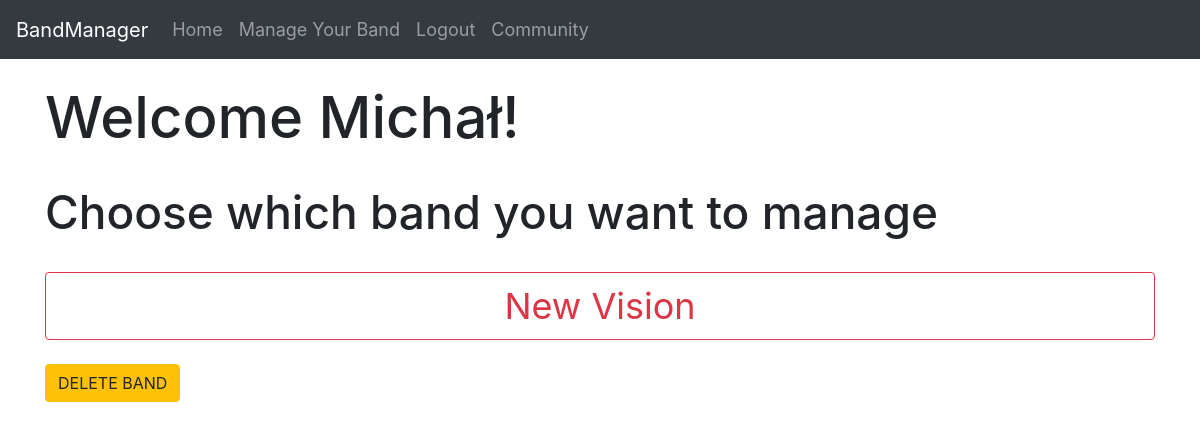
The page /manage-your-band (signed in) on the database its author committed.
### website/models.py (models this page shows)
class User(db.Model, UserMixin):
    id = db.Column(db.Integer, primary_key=True, unique=True)
    first_name = db.Column(db.String(150))
    surname = db.Column(db.String(150))
    email = db.Column(db.String(150), unique=True)
    password = db.Column(db.String(150))
    telephone_number = db.Column(db.Integer)
    instrument = db.Column(db.String(150))
    band_id = db.Column(db.Integer)
    wallet = db.Column(db.Integer, default=0)
    band = db.relationship('Band')

class Band(db.Model):
    id = db.Column(db.Integer, primary_key=True, unique=True)
    name = db.Column(db.String(150))
    city = db.Column(db.String(150))
    music_type = db.Column(db.String(150))
    password = db.Column(db.String(150))
    user_id_admin = db.Column(db.Integer, db.ForeignKey('user.id'))
    date_created = db.Column(db.DateTime(timezone=True), default=func.now())
    budget = db.Column(db.Integer, default=0)

### website/views.py (the view)
@views.route('/manage-your-band', methods=['GET'])
@login_required
def manage_your_band():
    bands = Band.query.filter_by(id=current_user.band_id).all()
    bands_admin = Band.query.filter_by(user_id_admin=current_user.id).all()
    if bands == [] and bands_admin == []:
        return render_template('manage_your_band.html', user=current_user, bands=[])
    elif bands == []:
        return render_template('manage_your_band.html', user=current_user, bands=bands_admin)
    else:
        return render_template('manage_your_band.html', user=current_user, bands=bands)

### website/templates/manage_your_band.html (shortened to what this page needs)
{% extends "base.html" %}
{% block content %}
<br/>
<h1 style="font-size: 58px;">Welcome {{ user.first_name }}!</h1>
<br/>
<h1 style="font-size: 46px;"">Choose which band you want to manage</h1>
<br/>
{% if bands == [] %}
    <h2>You don't have any bands.</h2>
{% else %}
{% for band in bands %}
<form method="POST" action="/manage-your-band/{{ band.id }}">
    <div class="buttons" style="text-align: center;">
            <button type="submit" class="btn btn-outline-danger btn-block" style="font-size: 36px;" name=band value={{ band.id }}>{{band.name}}</button>
            <br>
    </div>
</form>
{% if user.id == band.user_id_admin %}
<button type="button" class="btn btn-warning" data-toggle="modal" data-target="#staticBackdrop">
    DELETE BAND
</button>
{% endif %}
{% endfor %}
{% endif %}
{% endblock %}

### rows shown on the page
User: first_name "Michał"
Band: {{ band.id }} 1 (drawn), name "New Vision"
